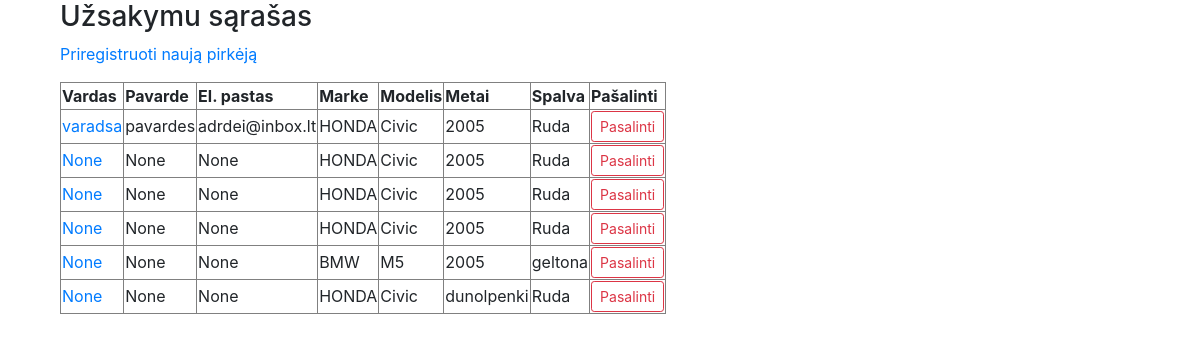
The page /perziura/ on the database as committed earlier.
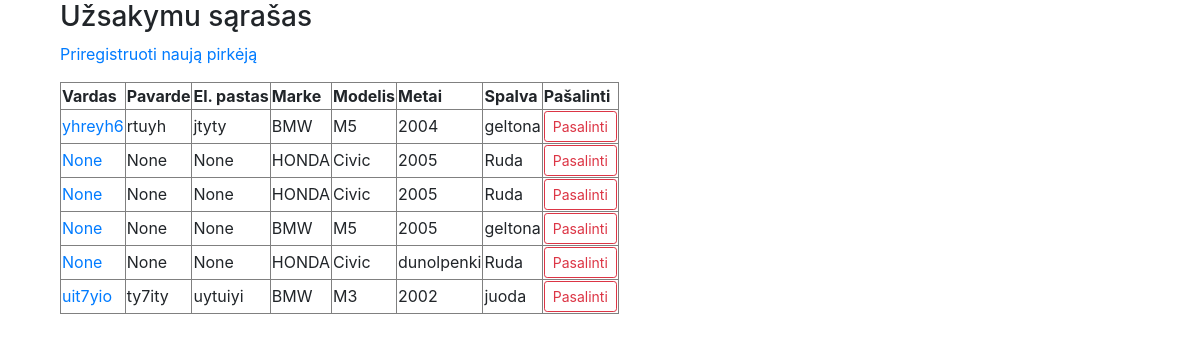
The same page on the database as committed later.
### perziura/models.py (models this page shows, shortened)
class Klientas(models.Model):
    klientas_vardas = models.CharField(max_length=124, blank=True, null=True)
    klientas_pavarde = models.CharField(max_length=124, blank=True, null=True)
    klientas_email = models.CharField(max_length=30, blank=True, null=True)
    marke = models.ForeignKey(Marke, on_delete=models.SET_NULL, null=True)
    modelis = models.ForeignKey(Modelis, on_delete=models.SET_NULL, null=True)
    metai = models.ForeignKey(Metai, on_delete=models.SET_NULL, null=True)
    spalva = models.ForeignKey(Spalva, on_delete=models.SET_NULL, null=True)

class Marke(models.Model):
    marke = models.CharField(max_length=20, null=True, blank=True, default='marke')
    def __str__(self):
        return self.marke

class Modelis(models.Model):
    modelis = models.CharField(max_length=20, null=True, blank=True, default='modelis')
    marke = models.ForeignKey(Marke, on_delete=models.CASCADE, null=True)
    def __str__(self):
        return self.modelis

class Metai(models.Model):
    metai = models.CharField(max_length=20, null=True, blank=True, default='metai')
    modelis = models.ForeignKey(Modelis, on_delete=models.CASCADE, null=True)
    def __str__(self):
        return self.metai

class Spalva(models.Model):
    spalva = models.CharField(max_length=20, null=True, blank=True, default='spalva')
    modelis = models.ForeignKey(Modelis, on_delete=models.CASCADE, null=True)
    def __str__(self):
        return self.spalva

### perziura/views.py (the view)
# urls.py: path('perziura/', views.Perziura.as_view(), name='perziura'),
class Perziura(ListView):
    model = Klientas
    context_object_name = 'klientai'

### perziura/templates/perziura/klientas_list.html (shortened to what this page needs)
{% extends 'base.html' %}
{% block content %}
<div class="container">
<h3>Užsakymu sąrašas</h3>
<p>
  <a href="{% url 'registracija' %}">Priregistruoti naują pirkėją</a>
</p>
<table border="1">
  <thead>
    <tr>
      <th>Vardas</th>
      <th>Pavarde</th>
      <th>El. pastas</th>
      <th>Marke</th>
      <th>Modelis</th>
      <th>Metai</th>
      <th>Spalva</th>
      <th>Pašalinti</th>
    </tr>
  </thead>
  <tbody>
    {% for klientas in klientai %}
      <tr>
        <td><a href="{% url 'redagavimas' klientas.pk %}">{{ klientas.klientas_vardas }}</a></td>
        <td>{{ klientas.klientas_pavarde }}</td>
        <td>{{ klientas.klientas_email }}</td>
        <td>{{ klientas.marke }}</td>
        <td>{{ klientas.modelis }}</td>
        <td>{{ klientas.metai }}</td>
        <td>{{ klientas.spalva }}</td>
        <td>
           <a href="{% url 'pasalinimas' klientas.pk %}" class="btn btn-outline-danger btn-sm"> Pasalinti</a>
      </tr>
      {% empty %}
        <tr>
          <td colspan="7">No person in the database. <a href="{% url 'registracija' %}">Add the first person</a>.</td>
        </tr>
      {% endfor %}
    </tbody>
  </table>
</div>
{% endblock %}

### templates/base.html (shortened to what this page needs)
<!DOCTYPE html>
<html>
<head>
  <link rel="stylesheet" href="https://cdn.jsdelivr.net/npm/bootstrap@4.0.0/dist/css/bootstrap.min.css">
</head>
<body>
  <div class="container">
{% block content %}{% endblock content %}
</div>
</body>
</html>

Rows that differ between the two databases and show on the page:
removed Klientas: klientas_vardas "varadsa", klientas_pavarde "pavardes", klientas_email "adrdei@inbox.lt", marke "HONDA", modelis "Civic", metai "2005", spalva "Ruda"
changed Klientas: klientas_vardas "None" → "yhreyh6"; klientas_pavarde "None" → "rtuyh"; klientas_email "None" → "jtyty"; marke "HONDA" → "BMW"; modelis "Civic" → "M5"; metai "2005" → "2004"; spalva "Ruda" → "geltona"
added Klientas: klientas_vardas "uit7yio", klientas_pavarde "ty7ity", klientas_email "uytuiyi", marke "BMW", modelis "M3", metai "2002", spalva "juoda"
